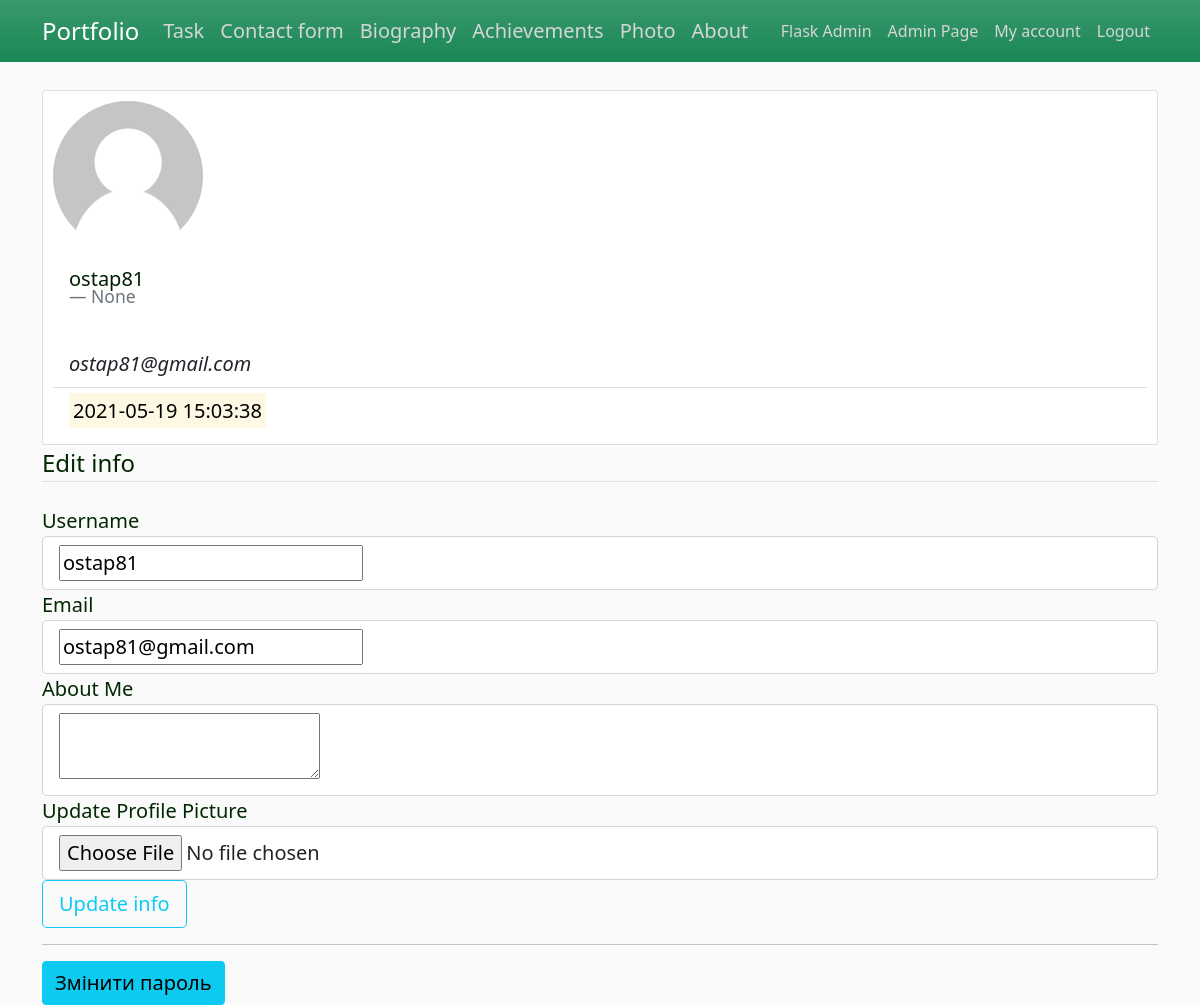
Before: /usr/account (signed in) with the older database file.
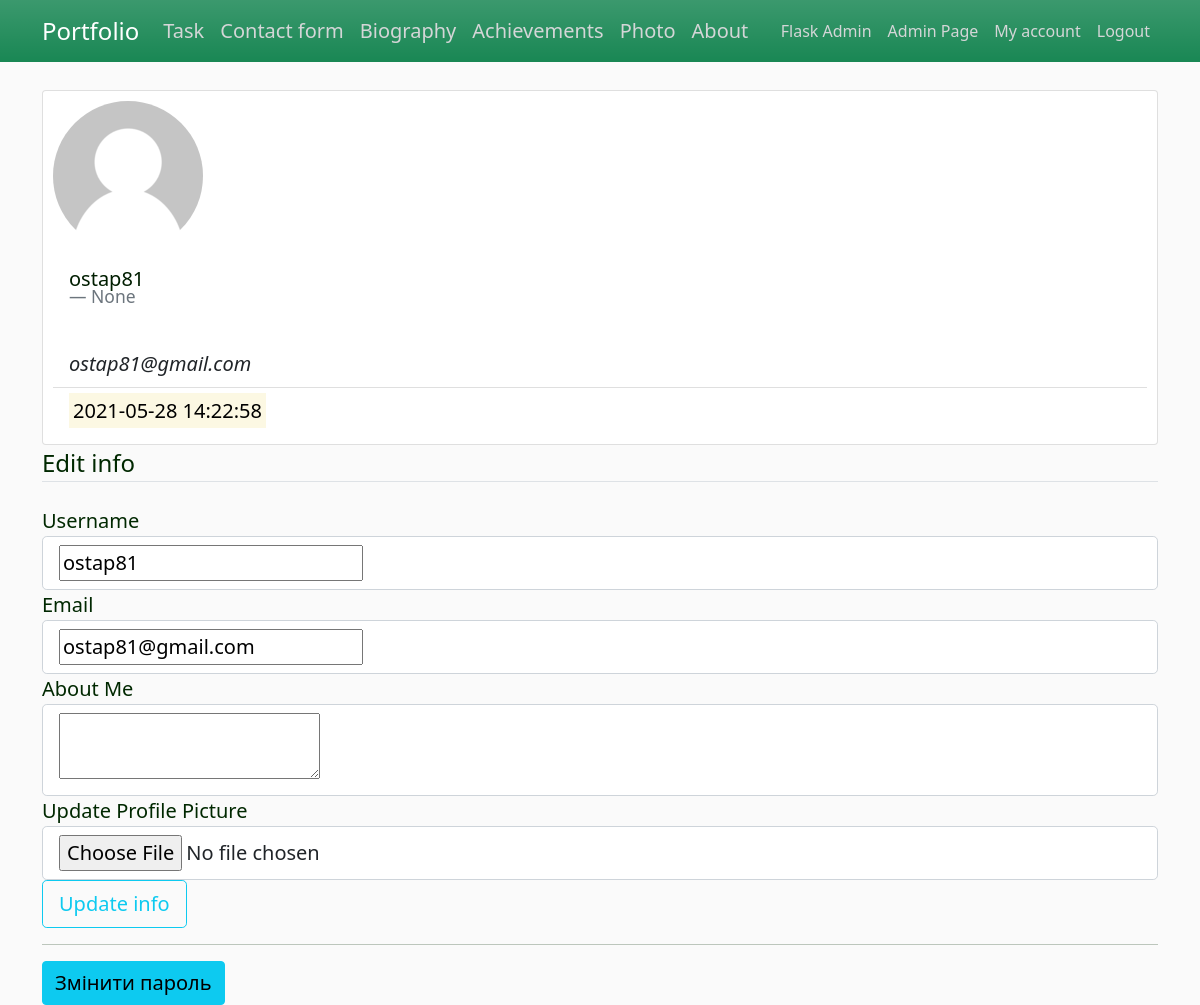
After: the same page with the newer database file.
### app/profile/models.py (models this page shows, shortened)
class User(db.Model, UserMixin):
    id = db.Column(db.Integer, primary_key=True)
    username = db.Column(db.String(20), unique=True, nullable=False)
    email = db.Column(db.String(120), unique=True, nullable=False)
    password = db.Column(db.String(60), nullable=False)
    about_me = db.Column(db.Text, nullable=True)
    image_file = db.Column(db.String(20), nullable=False, server_default='default.png')
    last_time_seen = db.Column(db.DateTime, default=datetime.utcnow)
    admin = db.Column(db.Boolean, default=False)

### app/profile/views.py (the view)
@user_bp.route("/account", methods=['POST', 'GET'])
@login_required
def account():
    form = UpdateAccountForm()
    if form.validate_on_submit():
        if form.picture.data:
            picture_file = save_picture(form.picture.data)
            current_user.image_file = picture_file
        current_user.username = form.username.data
        current_user.email = form.email.data
        current_user.about_me = form.about_me.data
        try:
            db.session.commit()
            flash('Your account has been updated!', 'success')
        except:
            db.session.rollback()
            flash('Error occurs during data recording to DB', 'danger')
        usersss = User.query.all()
        print(usersss)
        return redirect(url_for('user_bp_in.account'))
    elif request.method == 'GET':
        form.username.data = current_user.username
        form.email.data = current_user.email
        form.about_me.data = current_user.about_me
    image_file = url_for('user_bp_in.static', filename='profile_pics/' + current_user.image_file)
    return render_template('account.html', title='Account', image_file=image_file, form=form)

### app/profile/forms.py (shortened to what this page needs)
class UpdateAccountForm(FlaskForm):
    username = StringField('Username',
                           validators=[DataRequired(),
                                       Length(min=4, max=20, message='The username length must be between 6 and 20 '
                                                                     'characters'),
                                       Regexp('^[A-Za-z][A-Za-z0-9_.]*$', 0,
                                              'The username should only include letters, numbers, semicolons, '
                                              'or underscores')
                                       ]
                           )
    email = StringField('Email',
                        validators=[DataRequired(), Email(message="Incorrectly email")])
    about_me = TextAreaField('About Me', validators=[Optional()])
    picture = FileField('Update Profile Picture', validators=[FileAllowed(['jpg', 'png'])])
    submit = SubmitField('Update info')

### app/profile/models.py (called while the page is built)
@login_manager.user_loader
def user_loader(user_id):
    return User.query.get(int(user_id))

### app/profile/templates/profile/account.html (shortened to what this page needs)
{% extends "layout.html" %}
{% block content %}
    {% from "_render_field.html" import render_field_lr %}
    <div class="content-section">
        <div class="card">
             <div class="media">
                  <img src="{{ image_file }}" class="rounded-circle account-img">
                  <div class="card-body">
                    <h5 class="account-heading">{{ current_user.username }}</h5>
                    <p class="blockquote-footer">{{ current_user.about_me }}</p>
                  </div>
                  <ul class="list-group list-group-flush">
                    <li class="list-group-item text-dark"><em>{{ current_user.email }}</em></li>
                    <li class="list-group-item text-dark"><mark>{{ current_user.last_time_seen.isoformat(' ', 'seconds') }}</mark></li>
                  </ul>
             </div>
        </div>
        <form method="POST" action="{{ url_for('user_bp_in.account') }}" enctype="multipart/form-data">
            <fieldset class="form-group">
                <legend class="border-bottom mb-4">Edit info</legend>
                    {{ render_field_lr(form.username) }}
                    {{ render_field_lr(form.email) }}
                    {{ render_field_lr(form.about_me) }}
                    {{ render_field_lr(form.picture) }}
            </fieldset>
            <div class="form-group">
                {{ form.submit(class="btn btn-outline-info btn-lg") }}
            </div>
        </form>
             <hr><a href="{{url_for('user_bp_in.change_password')}}" class="btn btn-info fs-5"> Змінити пароль </a>
    </div>
{% endblock content %}

### app/templates/_render_field.html (shortened to what this page needs)
{% macro render_field_lr(field) %}
    <div class="form-group ">
        <div class="form-control-label">
            {{ field.label }}
        </div>
        {% if field.errors %}
            <div class="form-control form-control-lg is-invalid">
                {{ field }}
            </div>
            <div class="invalid-feedback">
                {% for error in field.errors %}
                    <span>{{ error }}</span>
                {% endfor %}
            </div>
         {% else %}
            <div class="form-control form-control-lg ">
                {{ field }}
            </div>
        {% endif %}
    </div>
{% endmacro %}

Changed rows visible on the page:
changed User "ostap81": last_time_seen "2021-05-19 15:03:38" → "2021-05-28 14:22:58"
